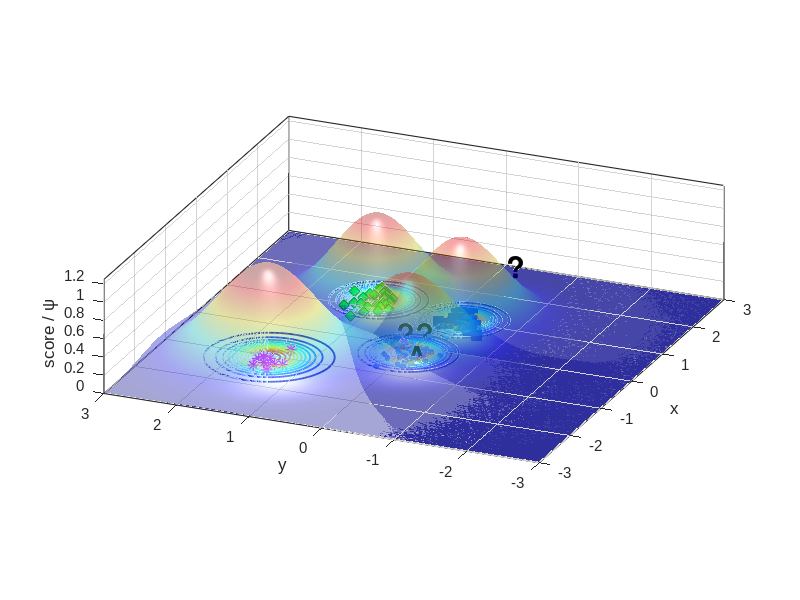

This figure's MATLAB source:
%% Reproduce EVM-style demo figure (no toolboxes)
clear; close all; clc; rng(7);

% ---------- 1) 合成四类二维数据 ----------
% 类中心（大致对应图中位置）
C_star  = [-1.15  1.55];   % 红色星
C_diam  = [ 1.25  1.05];   % 绿色菱形
C_square= [ 1.05 -0.20];   % 蓝色方块
C_dot   = [-0.20  0.00];   % 蓝色小点（被 A 标注影响的那簇）

% 协方差（控制每簇形状）
S = @(sx,sy,rho)[sx^2 rho*sx*sy; rho*sx*sy sy^2];
Sig_star   = S(0.18,0.20, 0.05);
Sig_diam   = S(0.22,0.18,-0.10);
Sig_square = S(0.20,0.16, 0.05);
Sig_dot    = S(0.25,0.18, 0.00);

% 从高斯采样（不用 mvnrnd）
sample = @(N,mu,SIG) (randn(N,2)*chol(SIG,'lower') + mu);

X_star   = sample(12,C_star,   Sig_star);
X_diam   = sample(30,C_diam,   Sig_diam);
X_square = sample(28,C_square, Sig_square);
X_dot    = sample(45,C_dot,    Sig_dot);

% 加一个“离群星”靠近 A（见原图左中）
X_star = [X_star; 0.02 0.15];

% ---------- 2) 底面散点与样式 ----------
figure('Color','w');
hold on; box on; grid on;
z0 = 0; % 所有散点都放在 z=0 的平面

scatter3(X_dot(:,1),   X_dot(:,2),   z0+zeros(size(X_dot,1),1),   18, [0.35 0.60 1.00], 'filled');  % 蓝色小点
scatter3(X_diam(:,1),  X_diam(:,2),  z0+zeros(size(X_diam,1),1),  60, 'g', 'd', 'filled', 'MarkerEdgeColor',[0 0.45 0]); % 绿菱形
scatter3(X_square(:,1),X_square(:,2),z0+zeros(size(X_square,1),1),60, [0 0.25 0.85], 's', 'filled'); % 蓝方块
scatter3(X_star(:,1),  X_star(:,2),  z0+zeros(size(X_star,1),1),  70, [1 0 1], '*', 'LineWidth',1.0); % 洋红星

% ---------- 3) ψ-model 等值环（彩色同心） ----------
% 采用带形状参的径向函数 psi(r) = exp(-(r/s)^t)
psi = @(X,Y,cx,cy,s,t) exp( - ( sqrt((X-cx).^2 + (Y-cy).^2) ./ s ).^t );

% 选几处“极端向量/代表点”（包含 A 所在）
EV = [ -0.23 -0.02 ;   % A 对应蓝点极端向量
        1.06 -0.22 ;   % 蓝方块
        1.28  1.03 ;   % 绿菱形
       -1.05  1.55 ];  % 红星
scale = [0.42, 0.36, 0.40, 0.48];   % 各自 scale
shape = [2.6,  2.2,  2.4,  2.0];    % 各自 shape

% 网格
[xg,yg] = meshgrid(linspace(-3,3,400));
colormap(jet); caxis([0 1]);

% 等高线层级（红到蓝：高到低）
levels = linspace(1.0,0.05,12);

for k = 1:size(EV,1)
    Z = psi(xg,yg,EV(k,1),EV(k,2),scale(k),shape(k));
    [~, h] = contour(xg,yg,Z,levels);    % 直接画在底面，保持颜色映射
    set(h,'LineWidth',1.25);

    % 将等高线明确压到 z=0（兼容不同 MATLAB 版本）
    ch = get(h,'Children');
    for ic = 1:numel(ch)
        zd = get(ch(ic),'ZData');
        if !isempty(zd)
            set(ch(ic),'ZData',zeros(size(zd))); % 强制贴在 z=0
        end
    end
end

% 标出 A 与问号
text(-0.34,-0.06,0.02,'A','FontWeight','bold','FontSize',20,'Color','k');
text( 0.25, 0.35,0.03,'??','FontWeight','bold','FontSize',22,'Color','k');
text( 2.90,-0.05,0.03,'?','FontWeight','bold','FontSize',22,'Color','k');

% ---------- 4) 上方半透明“钟形面”（表示类支持/概率） ----------
% 用四个高斯穹顶，中心与各簇一致
gauss2 = @(X,Y,cx,cy,s) exp(-((X-cx).^2 + (Y-cy).^2)/(2*s^2));
tops  = {C_star, C_diam, C_square, C_dot};
sigT  = [0.65 0.55 0.55 0.60];
amp   = [1.05 0.95 0.90 0.85];

for i=1:4
    Zt = amp(i) * gauss2(xg,yg,tops{i}(1),tops{i}(2),sigT(i));
    s1 = surf(xg,yg,Zt, 'EdgeColor','none', 'FaceAlpha',0.35);
end
shading interp; camlight headlight; lighting gouraud;

% ---------- 5) 轴、视角与观感 ----------
xlim([-3 3]); ylim([-3 3]); zlim([0 1.25]); view(-67,22);
axis vis3d; daspect([1 1 0.8]);
set(gca,'FontName','Arial','FontSize',11,'LineWidth',0.8);
xlabel('x'); ylabel('y'); zlabel('score / \psi');

% 网格和背景风格
grid on; set(gca,'GridAlpha',0.2,'MinorGridAlpha',0.15);
